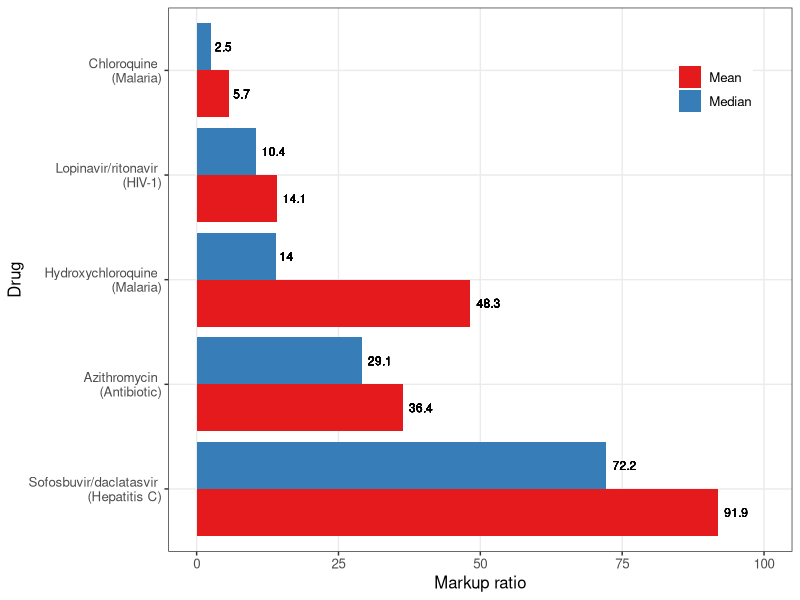
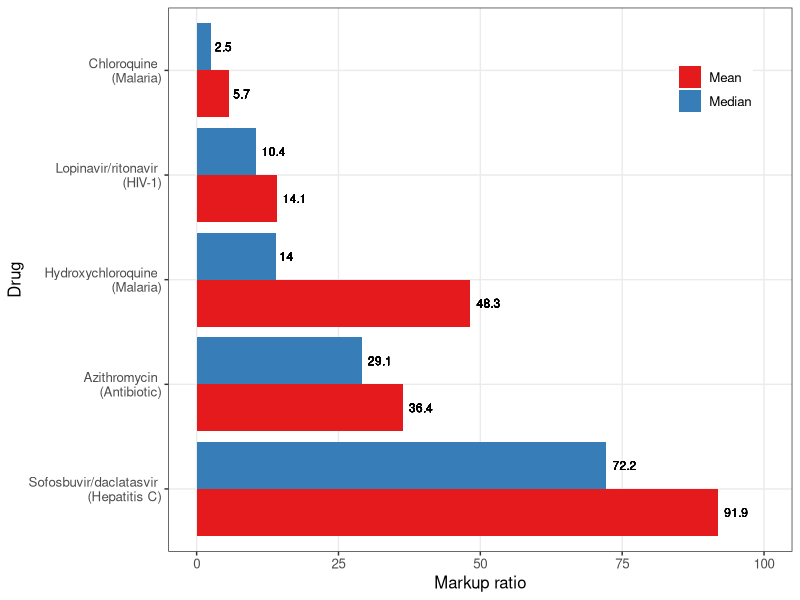

These charts were generated, in order, by the following R code:
#' Scott Cohn
#' Markup Ratio Analysis
#' Paper: Minimum costs to manufacture new treatments for COVID-19
#' Authors: Andrew Hill, Junzheng Wang, Jacob Levi, Katie Heath, Joseph Fortunak
#' Journal: Journal of Virus Eradication 2020

# NOTE: List price (rounded to nearest USD$)

library(tidyverse)
library(plyr)

# Functions ---------------------------------------------------------------

estMarkup <- function(preTaxCost, tax, convRate){
  costAll = preTaxCost + (preTaxCost*convRate) + (preTaxCost*convRate*tax)
  
  return(costAll)
}

markupRatioFunc <- function(p, c){
  (p - c) / c
}

avg <- function(x) {
  c(mean = mean(x), median = median(x))
}

# Bowles Estimate ---------------------------------------------------------

tax = 0.27
preTaxCost = 18.01
convRate = 0.1

c_star = estMarkup(preTaxCost, tax, convRate)
print(c_star)

# Data Input --------------------------------------------------------------

## Lopinavir/ritonavir (lopRi)
# 14-day treatment course (400 mg once daily)

lopRi <- tibble(
  "drugID" = 1,
  "country" = c("USA_pharm", "USA_va", "SWE", "TUR", "GBR", "FRA", "IND", "CHN", "ZAF", "gloFund"),
  "cost_lopRi" = c(503, 349, 172, 149, 144, 97, 40, 17, 15, 9),
)

## Hydroxychloroquine (hyd)
# 14-day treatment course (400 mg once daily)

hyd <- tibble(
  "drugID" = 2,
  "country" = c("CHN", "USA_pharm", "MYS", "France", "GBR", "SWE", "BGD", "TUR", "USA_va", "IND"),
  "cost_hyd" = c(19, 18, 7, 5, 4, 3, 3, 3, 3, 2)
)

## Chloroquine (chl)
# 14-day treatment course (155 mg once daily)

chl <- tibble(
  "drugID" = 3,
  "country" = c("USA_pharm", "GBR", "CHN", "ZAF", "SWE", "MYS", "IND", "BGD"),
  "cost_chl" = c(93, 8, 5, 5, 4, 2, 1, 0.2)
)

## Azithromycin (azi)
# 14-day treatment course (500 mg once daily)

azi <- tibble(
  "drugID" = 4,
  "country" = c("USA_pharm", "FRA", "ZAF", "BRA", "USA_va", "SWE", "MYS", "GBR", "CHN", "BGD", "IND"),
  "cost_avi" = c(63, 44, 35, 19, 17, 16, 11, 11, 7, 5, 5)
)

## Sofosbuvir/daclatasvir (sofDa)
# 14-day treatment course (400/60 mg once daily)

sofDa <- tibble(
  "drugID" = 5,
  "country" = c("USA_va", "GBR", "FRA", "BRA", "BGD", "IND", "PAK"),
  "cost_sofDa" = c(18610, 7632, 4662, 4289, 166, 7, 6)
)

## Pirfenidone (pirf)
# 28-day treatment course (801 mg three times daily)

pirf <- tibble(
  "drugID" = 6,
  "country" = c("USA_pharm", "USA_va", "GBR", "ZAF", "FRA", "SWE", "TUR", "CHN", "BGD", "IND"),
  "cost_pirf" = c(9606, 6513, 2561, 2490, 2344, 2196, 1499, 1379, 124, 100)
)

## Tocilizumab (toc)
# Single IV dose (560 mg)

toc <- tibble(
  "drugID" = 7,
  "country" = c("USA_pharm", "CHN", "USA_va", "GBR", "IND", "BGD", "TUR", "EGY", "ZAF", "PAK"),
  "cost_toc" = c(3383, 1950, 1948, 914, 806, 690, 650, 606, 566, 510)
)

## General Estimates
# Single course
genEst <- tibble(
  "drugID" = seq(1:7),
  "drugName" = c("Lopinavir/ritonavir", "Hydroxychloroquine", "Chloroquine", "Azithromycin", "Sofosbuvir/daclatasvir", "Pirfenidone", "Tocilizumab"),
  "cost_genEst" = c(4, 1, 0.3, 1.4, 5, 31, NA)
)

## Combine Dataframes

df <- as_tibble(join_all(list(azi, chl, hyd, lopRi, pirf, sofDa, toc), 
  by = c('country', 'drugID'), type = 'full')
)

dfCost <- left_join(df, genEst, "drugID") %>% 
  gather(3:9, key = "drugKey", value = "drugCostByCountry") %>% 
  drop_na("drugCostByCountry") %>% 
  drop_na("cost_genEst") %>% 
  select("drugID", "drugName", "country", "cost_genEst", "drugCostByCountry")

# Markup ------------------------------------------------------------------

# cbind markup ratio
dfCost <- dfCost  %>% 
  cbind(markupRatio = round(markupRatioFunc(p = dfCost[['drugCostByCountry']], c = dfCost[['cost_genEst']]), digits = 2)) 

# find averages 
dfCostAvg <- as_tibble(cbind(drugID = unique(dfCost$drugID), 
  do.call(rbind, tapply(dfCost$markupRatio, dfCost$drugID, avg))))

# left join averages with dfCost by drugID
dfCostAvg <- left_join(dfCostAvg, dfCost, by = "drugID") %>% 
  gather(2:3, key = "avgType", value = "avgVal")

# Visual ------------------------------------------------------------------

# avg markup by drug across ALL countries

drugNames <- c("Sofosbuvir/daclatasvir", "Azithromycin", "Hydroxychloroquine", "Lopinavir/ritonavir", "Chloroquine")
drugNameDisease <- c("Sofosbuvir/daclatasvir \n (Hepatitis C)", 
                     "Azithromycin \n (Antibiotic)", 
                     "Hydroxychloroquine \n (Malaria)", 
                     "Lopinavir/ritonavir \n (HIV-1)", 
                     "Chloroquine \n (Malaria)")

dfCostAvg %>% 
  filter(drugID != 6) %>%
  mutate(drugName = factor(drugName, levels = drugNames)) %>%
  ggplot(aes(x = factor(drugName), y = avgVal, fill = avgType)) +
  geom_bar(stat = "identity", position = "dodge") +
  # scale_x_discrete(labels = str_wrap(drugNameDisease, width = 15)) + # auto-wrap (cluttered)
  scale_x_discrete(label = drugNameDisease) +
  scale_y_continuous(limits = c(0, 100)) +
  scale_fill_brewer(name = "", labels = c("Mean", "Median"), palette = "Set1") +
  labs(y = "Markup ratio", x = "Drug") +
  coord_flip() +
  geom_text(aes(label = round(avgVal, 1)), position = position_dodge(width = 0.9), hjust = -0.25, size = 3) +
  theme_bw() +
  theme(legend.title = element_blank(),
        panel.grid.minor = element_blank(),
        text = element_text(size = 12),
        legend.position = c(.875, .85),
        legend.margin = margin(1, 1, 1, 1)) 

ggsave("avgMarkupAllCountries.pdf", width = 6, height = 3, units = "in")

# # markup by country
# dfCostAvg %>% 
#   filter(country == "USA_pharm") %>%
#   ggplot(aes(x = factor(drugName), y = markupRatio, fill = drugName)) +
#   geom_bar(stat = "identity", position = "dodge") + 
#   coord_flip() +
#   scale_fill_brewer(palette = "Set1") +
#   theme_bw()
# 
# ggsave("markupUSA_pharm.pdf", width = 6, height = 3, units = "in")
# 
# dfCostAvg %>% 
#   filter(country == "ZAF") %>%
#   ggplot(aes(x = factor(drugName), y = markupRatio, fill = drugName)) +
#   geom_bar(stat = "identity", position = "dodge") + 
#   coord_flip() +
#   scale_fill_brewer(palette = "Set1") +
#   theme_bw()
# 
# ggsave("markupZAF.pdf", width = 6, height = 3, units = "in")
